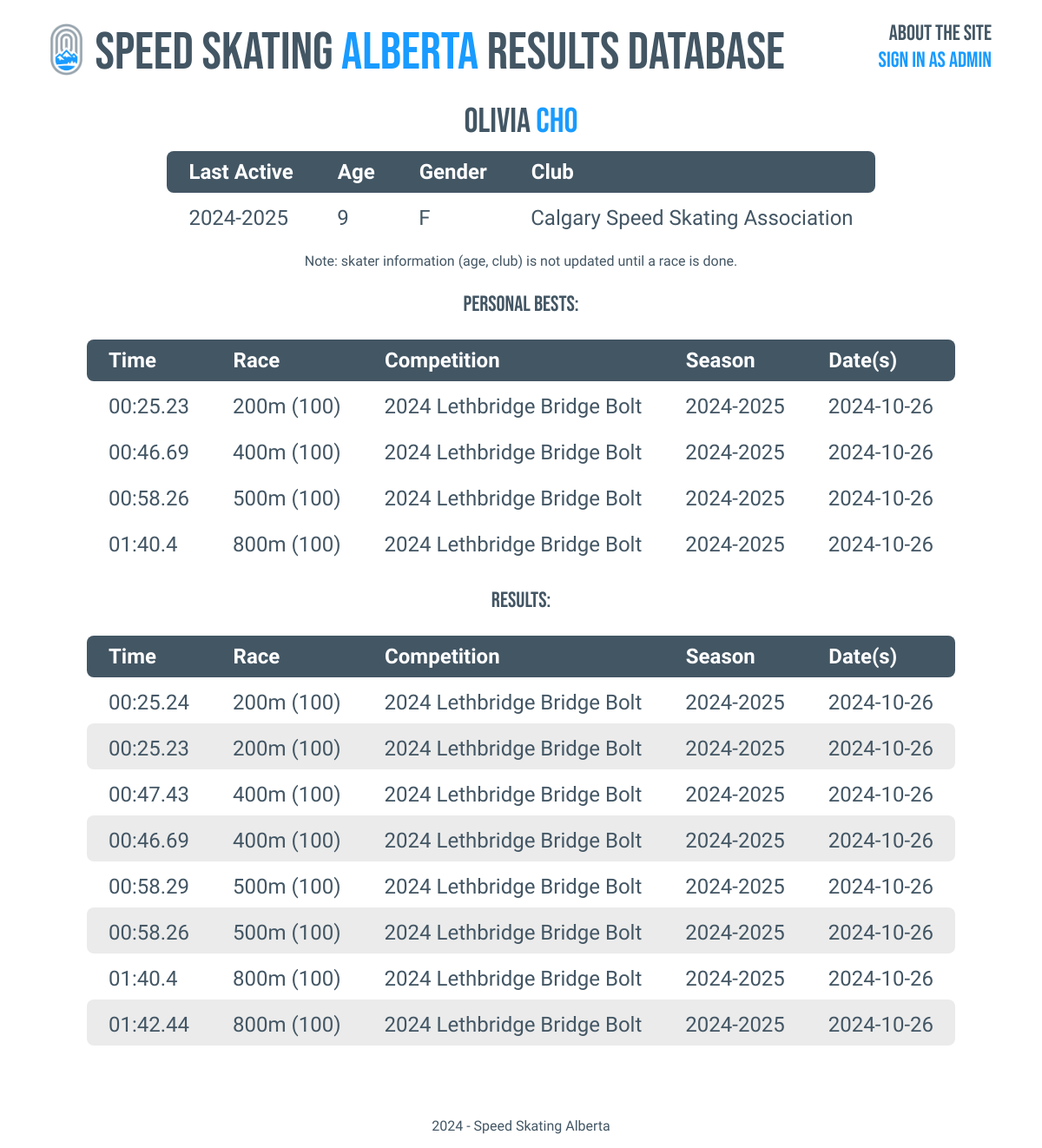
The page /athlete.php?id=1 on the database its author committed.
### tables this page shows
CREATE TABLE `skaters` (
  `skaterID` int(11) NOT NULL,
  `age` varchar(128) NOT NULL,
  `gender` varchar(128) NOT NULL,
  `fName` varchar(128) NOT NULL,
  `lName` varchar(128) NOT NULL,
  `club` varchar(128) NOT NULL,
  `dob` date DEFAULT NULL,
  `season` int(11) NOT NULL,
  `checkInfo` tinyint(1) DEFAULT NULL
);

CREATE TABLE `results` (
  `compID` int(11) NOT NULL,
  `dayID` int(11) NOT NULL,
  `skaterID` int(11) NOT NULL,
  `dist` int(11) NOT NULL,
  `track` int(11) NOT NULL,
  `raceID` int(11) NOT NULL,
  `time` int(11) DEFAULT NULL,
  `disc` int(11) NOT NULL
);

CREATE TABLE `comps` (
  `compID` int(11) NOT NULL,
  `compName` varchar(128) NOT NULL,
  `season` int(128) NOT NULL,
  `location` varchar(128) NOT NULL,
  `series` tinyint(1) DEFAULT NULL
);

CREATE TABLE `dates` (
  `compID` int(11) NOT NULL,
  `dayID` int(11) NOT NULL,
  `date` date NOT NULL
);

### athlete.php (the view, shortened to what this page needs)
<?php include('navbar.php');
if (isset($_GET['id'])){
    $skaterID = $_GET["id"];
}
$sql = "SELECT fName, lName, age, club, gender, season FROM skaters WHERE skaterID = '$skaterID' ORDER BY season DESC LIMIT 1";
$result = mysqli_query($conn, $sql);
if($result == TRUE) {
    $count = mysqli_num_rows($result);
    if($count == 1) {
        $rows = mysqli_fetch_assoc($result);
        $fName = $rows['fName'];
        $lName = $rows['lName'];
        $season = $rows['season'];
        $gender = $rows['gender'];
        $age = $rows['age'];
        $club = $rows['club'];
    } else {
        header('location: search.php');
    }
}
?>
<div class = "title">
<p class = "bebas-neue darktext pagetitle"><span class = "darktext"><?php echo $fName?></span> <span class = "bluetext"><?php echo $lName?></span></p>
<table class = "darktext searchresult arimo">
    <tr class = "toprow">
        <th class = "row-left">Last Active</th>
        <th class = "row-mid">Age</th>
        <th class = "row-mid">Gender</th>
        <th class = "row-right">Club</th>
    </tr>
    <tr>
        <td class = "row-left"><?php echo ($season-1)?>-<?php echo ($season)?></td>
        <td><?php echo $age?></td>
        <td><?php echo $gender?></td>
        <td class = "row-right"><?php echo $club; ?></td>
    </tr>
</table>
<p class = "arimo darktext text-center tinysize">Note: skater information (age, club) is not updated until a race is done.</p>
</div>
<p class = "bebas-neue darktext text-center medsize">Personal Bests:</p>
<?php
$sql2 = "SELECT dist, track, compName, season, date, MIN(time) AS best
            FROM results NATURAL JOIN dates NATURAL JOIN comps
            WHERE skaterID = '$skaterID' AND time > 0 AND time < 2000000
            GROUP BY dist
            ORDER BY dist ASC;";
    $result2 = mysqli_query($conn, $sql2);
    if($result2 == TRUE) {
        $count2 = mysqli_num_rows($result2);
        if($count2 > 0){
            ?>
            <table class = "darktext searchresult arimo">
                <tr class = "toprow">
                    <th class = "row-left">Time</td>
                    <th class = "row-mid">Race</td>
                    <th class = "row-mid">Competition</td>
                    <th class = "row-mid">Season</td>
                    <th class = "row-right">Date(s)</td>
                </tr>
            <?php
            while($rows2 = mysqli_fetch_assoc($result2)){
                $time = $rows2['best']/1000;
                $dist = $rows2['dist'];
                $track = $rows2['track'];
                $comp = $rows2['compName'];
                $season = $rows2['season'];
                $date = $rows2['date'];
                ?>
                <tr>
                    <td><?php echo gmdate("i:s", $time); ?>.<?php echo end(explode(".", $time));?></td>
                    <td><?php echo $dist; ?>m (<?php echo $track;?>)</td>
                    <td><?php echo $comp; ?></td>
                    <td><?php echo ($season-1)?>-<?php echo $season; ?></td>
                    <td><?php echo $date; ?></td>
                </tr>
                <?php
            }
            ?></table><?php
        }
    }
?>
<p class = "bebas-neue darktext text-center medsize">Results:</p>
<?php
$sql2 = "SELECT *
            FROM results NATURAL JOIN dates NATURAL JOIN comps
            WHERE skaterID = '$skaterID'
            ORDER BY date DESC, track, dist ASC;";
    $result2 = mysqli_query($conn, $sql2);
    if($result2 == TRUE) {
        $displayNum = 1;
        $count2 = mysqli_num_rows($result2);
        if($count2 > 0){
            ?>
            <table class = "darktext searchresult arimo">
                <tr class = "toprow">
                    <th class = "row-left">Time</td>
                    <th class = "row-mid">Race</td>
                    <th class = "row-mid">Competition</td>
                    <th class = "row-mid">Season</td>
                    <th class = "row-right">Date(s)</td>
                </tr>
            <?php
            while($rows2 = mysqli_fetch_assoc($result2)){
                $time = $rows2['time']/1000;
                $dist = $rows2['dist'];
                $track = $rows2['track'];
                $compName = $rows2['compName'];
                $season = $rows2['season'];
                $date = $rows2['date'];
                ?>
                <tr <?php if($displayNum%2==0){?> class = "odd" <?php } ?>>
                    <?php
                        if ($time == 0 or $time == NULL or $time > 600){ ?>
                        <td class = "row-left"><span class = "dangertext">NO TIME</span></td>
                        <?php
                    }
                    else {
                        ?>
                        <td class = "row-left"><?php echo gmdate("i:s", $time); ?>.<?php echo end(explode(".", $time));?></td>
                        <?php
                    } ?>
                    <td><?php echo $dist; ?>m (<?php echo $track;?>)</td>
                    <td><?php echo $compName; ?></td>
                    <td><?php echo ($season-1)?>-<?php echo $season; ?></td>
                    <td class = "row-right"><?php echo $date; ?></td>
                </tr>
                <?php
                $displayNum++;
            }
            ?></table><?php
        }
    }
?>
<?php include('footer.php');

### navbar.php (shortened to what this page needs)
<html>
    <head>
        <link rel="stylesheet" href="css/style.css">
    </head>
    <div class = "header">
        <a href = "index.php" class = "left">
            <img id = "homelogo" src="images/TrimmedorgLogo2024.png" alt="">
            <p class = "bebas-neue" id = "title"><span class = "darktext">Speed Skating</span> <span class = "bluetext">Alberta</span> <span class = "darktext">Results Database</span></p>
        </a>
        <div class = "right">
            <a class = "darktext bebas-neue" href = "about.php">About the Site</a>
            <br>
            <a class = "bluetext bebas-neue" href = "signin.php">Sign in as Admin</a>
        </div>
    </div>
</html>

### footer.php (shortened to what this page needs)
<html>
    <div>
        <div class = "text-center footer">
            <a href = "https://www.albertaspeedskating.ca" class="darktext arimo">2024 - Speed Skating Alberta</p>
        </div>
    </div>
</html>

### css/style.css (style rules this page uses)
a, a:hover, a:visited { text-decoration: none; margin: 0; }
.text-center { text-align: center; }
.arimo { font-family: "Arimo", sans-serif; font-optical-sizing: auto; font-weight: 200; font-style: normal; }
.bebas-neue { font-family: "Bebas Neue", sans-serif; font-weight: 400; font-style: normal; }
.darktext { color: #435664; }
.bluetext { color: #199bff; }
.header { display: flex; justify-content: space-between; padding-top: 15px; padding-left: 50px; padding-right: 50px; }
.left, .right { margin:0; align-items: center; gap: 15px; }
.left { display: flex; min-width: 900px; }
.right { font-size: 25px; text-align: right; }
#homelogo { height: 60px; width: auto; }
#title { padding-top: 8px; font-size: 60; margin: 0; line-height: 1.0; }
.header { background-color: white; padding-bottom: 15px; }
.pagetitle { margin: 10; text-align: center; font-size: 40px; }
.medsize { font-size: 25px; }
.header img { height: 60px; width: auto; }
.searchresult { font-size: 24px; margin-left: auto; margin-right: auto; text-align: left; border-collapse: collapse; }
.odd { margin: 15px; background-color: rgb(235, 235, 235) }
.searchresult th, .searchresult td, .searchresult tr { padding: 10px; padding-left: 25px; padding-right: 25px; }
.searchresult td { padding-top: 15px; }
.toprow { color:white; font-weight: 400; margin: 15px; background-color: #435664; }
.row-mid { border-left: 1px solid #435664; border-right: 1px solid #435664; }
.row-left { border-top-left-radius: 8px; border-bottom-left-radius: 8px; }
.row-right { border-top-right-radius: 8px; border-bottom-right-radius: 8px; }
.footer { padding-top: 65; margin-left: auto; margin-right: auto; }

### rows shown on the page
skaters: fName "Olivia", lName "CHO", $season-1 "2024", season "2025", age "9", gender "F", club "Calgary Speed Skating Association"
results: time "00:25", time "24", dist "200", track "100", compID.compName "2024 Lethbridge Bridge Bolt", $season-1 "2024", compID.season "2025", dates.date "2024-10-26"
results: time "00:25", time "23", dist "200", track "100", compID.compName "2024 Lethbridge Bridge Bolt", $season-1 "2024", compID.season "2025", dates.date "2024-10-26"
results: time "00:47", time "43", dist "400", track "100", compID.compName "2024 Lethbridge Bridge Bolt", $season-1 "2024", compID.season "2025", dates.date "2024-10-26"
results: time "00:46", time "69", dist "400", track "100", compID.compName "2024 Lethbridge Bridge Bolt", $season-1 "2024", compID.season "2025", dates.date "2024-10-26"
results: time "00:58", time "29", dist "500", track "100", compID.compName "2024 Lethbridge Bridge Bolt", $season-1 "2024", compID.season "2025", dates.date "2024-10-26"
results: time "00:58", time "26", dist "500", track "100", compID.compName "2024 Lethbridge Bridge Bolt", $season-1 "2024", compID.season "2025", dates.date "2024-10-26"
results: time "01:40", time "4", dist "800", track "100", compID.compName "2024 Lethbridge Bridge Bolt", $season-1 "2024", compID.season "2025", dates.date "2024-10-26"
results: time "01:42", time "44", dist "800", track "100", compID.compName "2024 Lethbridge Bridge Bolt", $season-1 "2024", compID.season "2025", dates.date "2024-10-26"

### other values the page prints
gmdate("i:s", $time) "00:25"
end(explode(".", $time)) "23"
$dist "200"
$track "100"
$comp "2024 Lethbridge Bridge Bolt"
$season-1 "2024"
$season "2025"
$date "2024-10-26"
gmdate("i:s", $time) "00:46"
end(explode(".", $time)) "69"
$dist "400"
gmdate("i:s", $time) "00:58"
end(explode(".", $time)) "26"
$dist "500"
gmdate("i:s", $time) "01:40"
